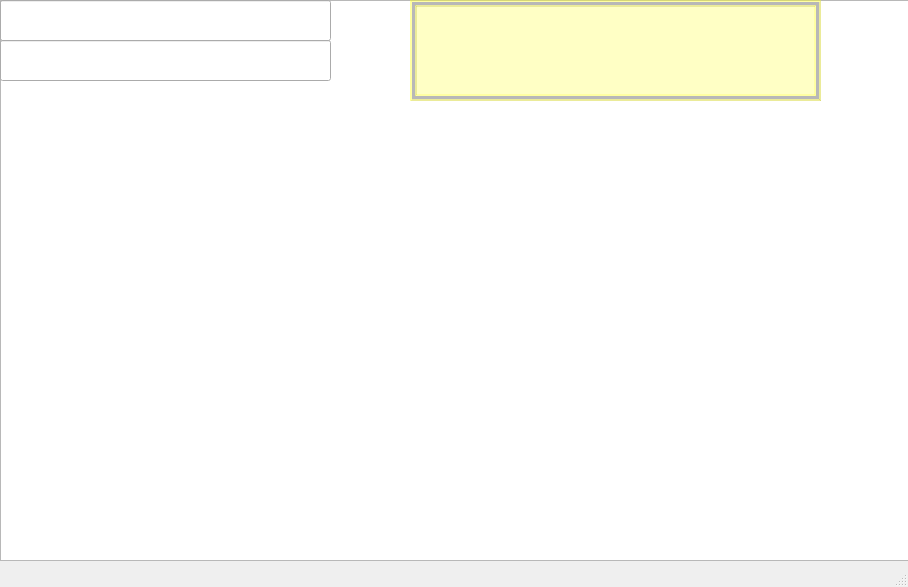
<?xml version="1.0" encoding="UTF-8"?>
<ui version="4.0">
 <class>MainWindow</class>
 <widget class="QMainWindow" name="MainWindow">
  <property name="geometry">
   <rect>
    <x>0</x>
    <y>0</y>
    <width>908</width>
    <height>587</height>
   </rect>
  </property>
  <property name="windowTitle">
   <string>MainWindow</string>
  </property>
  <widget class="QWidget" name="centralwidget">
   <widget class="QGraphicsView" name="graphicsView">
    <property name="geometry">
     <rect>
      <x>0</x>
      <y>0</y>
      <width>911</width>
      <height>561</height>
     </rect>
    </property>
   </widget>
   <widget class="QListWidget" name="listWidget">
    <property name="geometry">
     <rect>
      <x>410</x>
      <y>0</y>
      <width>411</width>
      <height>101</height>
     </rect>
    </property>
    <property name="styleSheet">
     <string notr="true">background-color: rgba(255, 255, 10, 60);
</string>
    </property>
    <property name="frameShape">
     <enum>QFrame::Box</enum>
    </property>
    <property name="frameShadow">
     <enum>QFrame::Raised</enum>
    </property>
    <property name="lineWidth">
     <number>2</number>
    </property>
    <property name="midLineWidth">
     <number>3</number>
    </property>
    <property name="autoScrollMargin">
     <number>16</number>
    </property>
    <property name="tabKeyNavigation">
     <bool>false</bool>
    </property>
    <property name="spacing">
     <number>0</number>
    </property>
    <property name="viewMode">
     <enum>QListView::ListMode</enum>
    </property>
   </widget>
   <widget class="QLineEdit" name="lineEdit">
    <property name="geometry">
     <rect>
      <x>0</x>
      <y>0</y>
      <width>331</width>
      <height>41</height>
     </rect>
    </property>
    <property name="styleSheet">
     <string notr="true">color: rgb(128, 0, 2);
</string>
    </property>
    <property name="text">
     <string/>
    </property>
   </widget>
   <widget class="QLineEdit" name="lineEdit_2">
    <property name="geometry">
     <rect>
      <x>0</x>
      <y>40</y>
      <width>331</width>
      <height>41</height>
     </rect>
    </property>
    <property name="styleSheet">
     <string notr="true">color: rgb(128, 0, 2);
</string>
    </property>
    <property name="text">
     <string/>
    </property>
   </widget>
  </widget>
  <widget class="QMenuBar" name="menubar">
   <property name="geometry">
    <rect>
     <x>0</x>
     <y>0</y>
     <width>908</width>
     <height>22</height>
    </rect>
   </property>
  </widget>
  <widget class="QStatusBar" name="statusbar"/>
 </widget>
 <resources/>
 <connections/>
</ui>
